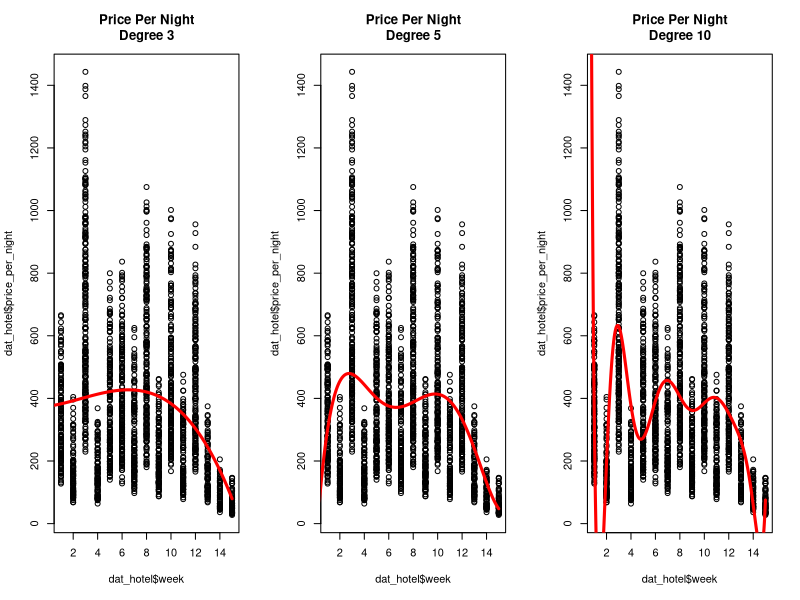

Reproduce this figure in R.
## ---- chunk 1
dat_hotel = read.csv("data/hotel_frontdesk.csv")
dat_hotel$price_per_night = dat_hotel$price / dat_hotel$length_of_stay
## ---- chunk 2
tau = by(dat_hotel$price_per_night, dat_hotel$week, mean)
tau
taunum = as.numeric(tau)
dat_hotel$tau = taunum[dat_hotel$week] 
## ---- chunk 3
mean((dat_hotel$price_per_night - dat_hotel$tau)^2)
## ---- chunk 4
Y = dat_hotel$price_per_night
X = dat_hotel$week
model = lm(Y ~ X + I(X^2) + I(X^3), data = dat_hotel)

summary(model)
yhat = predict(model)
apse = mean((Y - yhat)^2)
apse
## ---- chunk 5
apse_vec = rep(0, 15)

for (d in 0:14) {
 
  if (d == 0) {
    fit = lm(Y ~ 1, data = dat_hotel)
  } else {
    fit = lm(Y ~ poly(week, d, raw = TRUE), data = dat_hotel)
  }

  preds = predict(fit)
  apse_vec[d+1] = mean((Y - preds)^2)
}

apse_vec
## ---- chunk 6

par(mfrow = c(1,3))
weekseq = seq(from=0, to=15, by=0.01)
newdat = data.frame(week = weekseq)

# First plot, degree 3
mod = lm(price_per_night ~  poly(week, 3, raw = TRUE), data=dat_hotel)
polyfit = predict(mod, new=newdat)
plot(dat_hotel$price_per_night ~ dat_hotel$week, main=  "Price Per Night\nDegree 3")
lines(polyfit ~ weekseq, lwd=3, col="Red")

# Second plot, degree 5
mod = lm(price_per_night ~ poly(week, 5, raw = TRUE), data=dat_hotel)
polyfit = predict(mod, new=newdat)
plot(dat_hotel$price_per_night ~ dat_hotel$week, main=  "Price Per Night\nDegree 5")
lines(polyfit ~ weekseq, lwd=3, col="Red")

# Third plot, degree 10
mod = lm(price_per_night ~ poly(week, 10, raw = TRUE), data=dat_hotel)
polyfit = predict(mod, new=newdat)
plot(dat_hotel$price_per_night ~ dat_hotel$week, main=  "Price Per Night\nDegree 10")
lines(polyfit ~ weekseq, lwd=3, col="Red")

## ---- chunk 7
dat_hotel_train = subset(dat_hotel, week <= 12)
dat_hotel_test  = subset(dat_hotel, week > 12)

Y_test = dat_hotel_test$price_per_night
X_test = dat_hotel_test$week

apse_test = rep(0, 11)

for (d in 0:10) {
  
  if (d == 0) {
    fit = lm(price_per_night ~ 1, data = dat_hotel_train)
  } else {
    fit = lm(price_per_night ~ poly(week, d, raw = TRUE), data = dat_hotel_train)
  }
  
  preds = predict(fit, newdata = data.frame(week = X_test))
  apse_test[d+1] = mean((Y_test - preds)^2)
}
apse_test
